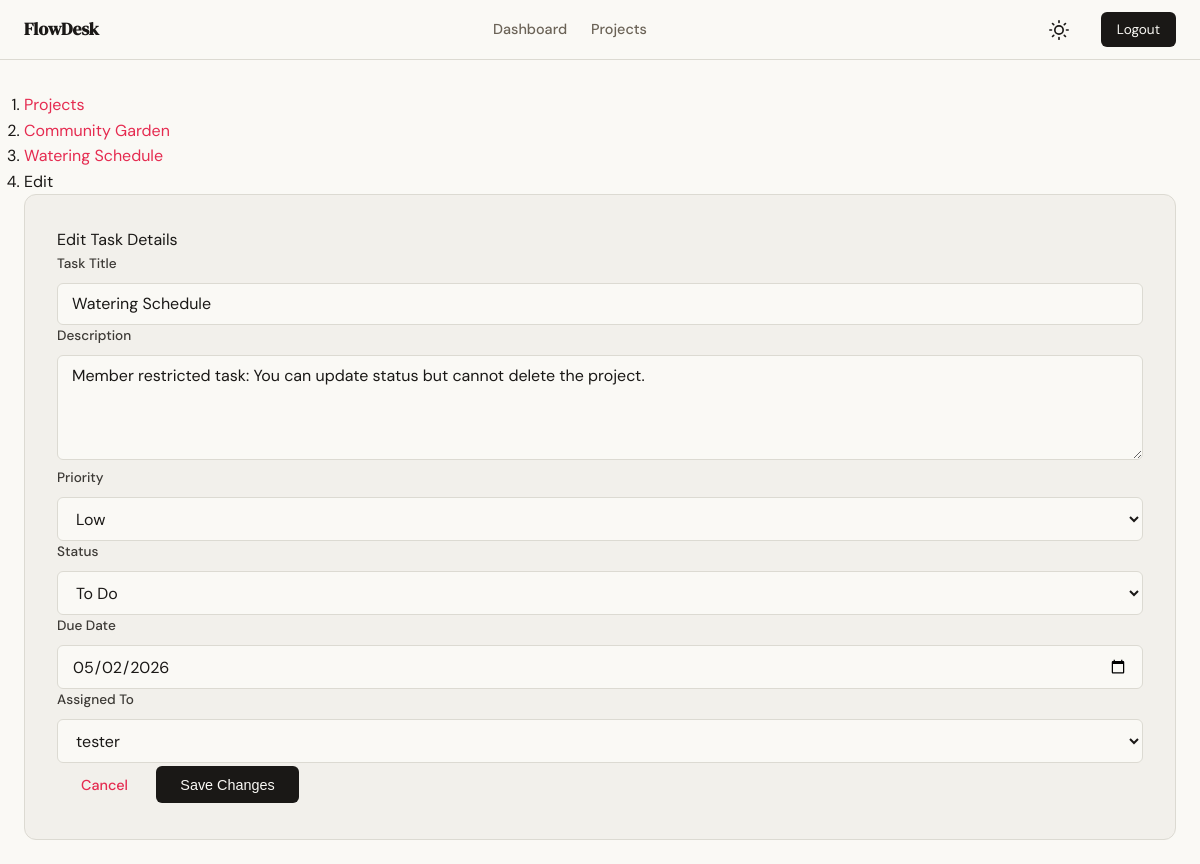
Page /tasks/11/edit (signed in) on the committed database.
### app/models.py (models this page shows, shortened)
class Project(db.Model):
    id = db.Column(db.Integer, primary_key=True)
    name = db.Column(db.String(120), nullable=False)
    description = db.Column(db.Text)
    created_at = db.Column(db.DateTime, default=lambda: datetime.now(timezone.utc))
    owner_id = db.Column(db.Integer, db.ForeignKey('user.id'), nullable=False)
    members = db.relationship('ProjectMember', backref='project', lazy=True, cascade='all, delete-orphan')
    tasks = db.relationship('Task', backref='project', lazy=True, cascade='all, delete-orphan')

class Task(db.Model):
    id = db.Column(db.Integer, primary_key=True)
    title = db.Column(db.String(200), nullable=False)
    description = db.Column(db.Text)
    status = db.Column(db.Enum('todo', 'in_progress', 'done', name='task_status'), default='todo')
    priority = db.Column(db.Enum('low', 'medium', 'high', name='task_priority'), default='medium')
    due_date = db.Column(db.Date)
    created_at = db.Column(db.DateTime, default=lambda: datetime.now(timezone.utc))
    updated_at = db.Column(db.DateTime, default=lambda: datetime.now(timezone.utc), onupdate=lambda: datetime.now(timezone.utc))
    project_id = db.Column(db.Integer, db.ForeignKey('project.id'), nullable=False)
    created_by = db.Column(db.Integer, db.ForeignKey('user.id'), nullable=False)
    assigned_to = db.Column(db.Integer, db.ForeignKey('user.id'))

### app/tasks/routes.py (the view, shortened to what this page needs)
@tasks.route('/<int:id>/edit', methods=['GET', 'POST'])
@login_required
def edit(id):
    task = Task.query.get_or_404(id)
    project_id = task.project_id
    role = get_project_role(project_id)
    if not role:
        abort(403)
    if role != 'admin' and task.created_by != current_user.id:
        flash('You do not have permission to edit this task.', 'danger')
        return redirect(url_for('tasks.detail', id=id))
    return render_template('tasks/edit.html', task=task, role=role)

### app/tasks/routes.py (called while the page is built)
def get_project_role(project_id):
    member = ProjectMember.query.filter_by(project_id=project_id, user_id=current_user.id).first()
    return member.role if member else None

### app/templates/tasks/edit.html (shortened to what this page needs)
{% extends "base.html" %}
{% block content %}
<nav aria-label="breadcrumb">
  <ol class="breadcrumb">
    <li class="breadcrumb-item"><a href="{{ url_for('projects.list_projects') }}">Projects</a></li>
    <li class="breadcrumb-item"><a href="{{ url_for('projects.detail', id=task.project.id) }}">{{ task.project.name }}</a></li>
    <li class="breadcrumb-item"><a href="{{ url_for('tasks.detail', id=task.id) }}">{{ task.title }}</a></li>
    <li class="breadcrumb-item active" aria-current="page">Edit</li>
  </ol>
</nav>
<div class="row justify-content-center">
    <div class="col-md-8">
        <div class="card">
            <div class="card-header">Edit Task Details</div>
            <div class="card-body">
                <form method="POST">
                    <div class="mb-3">
                        <label for="title" class="form-label">Task Title</label>
                        <input type="text" class="form-control" id="title" name="title" value="{{ task.title }}" required minlength="3" maxlength="200">
                    </div>
                    <div class="mb-3">
                        <label for="description" class="form-label">Description</label>
                        <textarea class="form-control" id="description" name="description" rows="4">{{ task.description }}</textarea>
                    </div>
                    <div class="row">
                        <div class="col-md-4 mb-3">
                            <label for="priority" class="form-label">Priority</label>
                            <select name="priority" id="priority" class="form-select">
                                <option value="low" {{ 'selected' if task.priority == 'low' }}>Low</option>
                            </select>
                        </div>
                        <div class="col-md-4 mb-3">
                            <label for="status" class="form-label">Status</label>
                            <select name="status" id="status" class="form-select">
                                <option value="todo" {{ 'selected' if task.status == 'todo' }}>To Do</option>
                            </select>
                        </div>
                        <div class="col-md-4 mb-3">
                            <label for="due_date" class="form-label">Due Date</label>
                            <input type="date" class="form-control" id="due_date" name="due_date" value="{{ task.due_date.strftime('%Y-%m-%d') if task.due_date else '' }}">
                        </div>
                    </div>
                    <div class="mb-3">
                        <label for="assigned_to" class="form-label">Assigned To</label>
                        {% if role == 'admin' %}
                            <select name="assigned_to" id="assigned_to" class="form-select">
                                {% for member in task.project.members %}
                                    <option value="{{ member.user.id }}" {{ 'selected' if task.assigned_to == member.user.id }}>{{ member.user.username }}</option>
                                {% endfor %}
                            </select>
                        {% else %}
                            <input type="text" class="form-control" value="{{ task.assignee.username if task.assigned_to else 'Unassigned' }}" readonly disabled>
                            <input type="hidden" name="assigned_to" value="{{ task.assigned_to or '' }}">
                            <div class="form-text">Only project admins can change task assignment.</div>
                        {% endif %}
                    </div>
                    <div class="d-flex justify-content-between">
                        <a href="{{ url_for('tasks.detail', id=task.id) }}" class="btn btn-outline-secondary">Cancel</a>
                        <button type="submit" class="btn btn-primary">Save Changes</button>
                    </div>
                </form>
            </div>
        </div>
    </div>
</div>
{% endblock %}

### app/static/css/style.css (style rules this page uses)
:root { --ink: #1a1816; --ink-soft: #3d3a36; --ink-muted: #6b6357; --ink-faint: #9a9088; --paper: #faf9f5; --paper-warm: #f2f0eb; --paper-card: #f2f0eb; --accent: #E52b50; --accent-light: #fdecea; --danger: #c0392b; --danger-light: #fdecea; --success: #2e7d32; --success-light: #e8f5e9; --info: #1a6fa8; --info-light: #e8f4fd; --warning: #b8860b; --warning-light: #fff8e1; --border: #dcdad2; --border-soft: #e8e6df; --font-display: 'DM Serif Display', Georgia, serif; --font-body: 'DM Sans', system-ui, sans-serif; --max-width: 1200px; --auth-width: 440px; --radius-sm: 6px; --radius-md: 12px; --radius-lg: 20px; }
* { box-sizing: border-box; margin: 0; padding: 0; }
body { font-family: var(--font-body); background-color: var(--paper); color: var(--ink); line-height: 1.6; transition: background-color 0.3s, color 0.3s; min-height: 100vh; }
a { color: var(--accent); text-decoration: none; transition: 0.2s ease; }
.btn { display: inline-block; padding: 0.65rem 1.5rem; font-size: 0.9rem; font-weight: 500; border-radius: var(--radius-sm); cursor: pointer; transition: 0.2s ease; border: none; text-align: center; }
.btn-primary { background-color: var(--ink); color: var(--paper); }
.card { background-color: var(--paper-card); border: 1px solid var(--border); border-radius: var(--radius-md); padding: 2rem; margin-bottom: 1.5rem; }
label { display: block; font-size: 0.85rem; font-weight: 500; color: var(--ink-soft); margin-bottom: 0.5rem; }
input[type="text"], input[type="email"], input[type="password"], input[type="date"], select, textarea { width: 100%; padding: 0.6rem 0.875rem; border: 1px solid var(--border); border-radius: var(--radius-sm); background-color: var(--paper); color: var(--ink); font-family: var(--font-body); font-size: 1rem; transition: border-color 0.2s; }
::placeholder { color: var(--ink-faint); }

### rows in the picture
Project: project.name "Community Garden"
Task: title "Watering Schedule", description "Member restricted task: You can update status but cannot delete the project.", due_date "05/02/2026"

### other values in the picture
form field assigned_to "tester"
